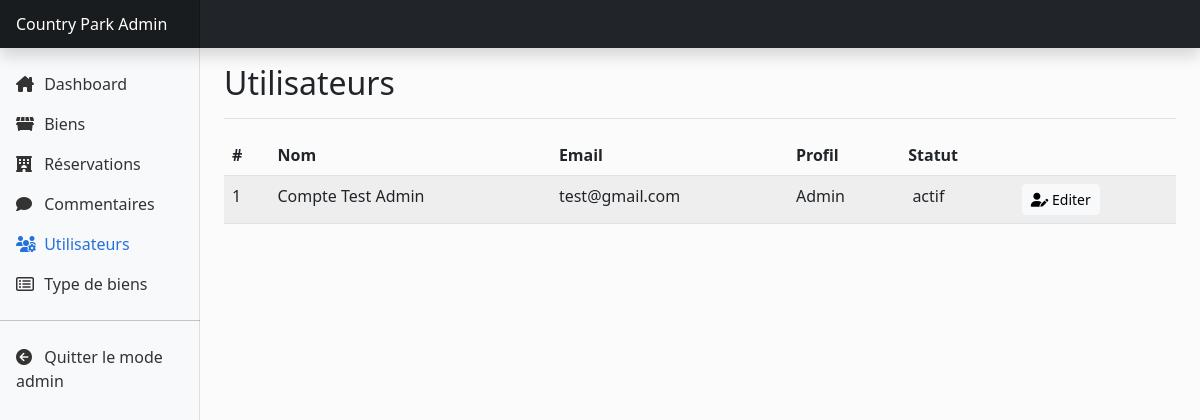
Page /admin/utilisateurs.php (signed in) on the committed database.
### tables this page shows
CREATE TABLE `utilisateurs` (
  `id` int(11) NOT NULL,
  `nom` varchar(80) NOT NULL,
  `email` varchar(100) NOT NULL,
  `motdepasse` varchar(160) NOT NULL,
  `datecreation` datetime NOT NULL DEFAULT current_timestamp(),
  `datemiseajour` datetime NOT NULL DEFAULT current_timestamp(),
  `cle` varchar(64) DEFAULT NULL,
  `statut` tinyint(1) DEFAULT NULL,
  `profil` int(10) UNSIGNED NOT NULL DEFAULT 0
);

### includes/db/utilisateurs.sql.php (called while the page is built, shortened)
<?php
function get_utilisateur_by_id($id) {
    $pdo = get_connexion_pdo();
    $queryPrepare = $pdo->prepare("SELECT * FROM utilisateurs WHERE id = :id");
    $queryPrepare->bindParam(':id', $id);
    $queryPrepare->execute();
    return $queryPrepare->fetch();
}
function is_admin_connected() {
    $ADMIN_ID = 1;
	$user = get_utilisateur_by_id($_SESSION['id']);
    return $user['profil'] == $ADMIN_ID;
}
function liste_utilisateur() {
    $pdo = get_connexion_pdo();
    $queryPrepare = $pdo->prepare("SELECT * FROM utilisateurs");
    $queryPrepare->execute();
    return $queryPrepare->fetchAll();
}
?>

### admin/utilisateurs.php (the view, shortened to what this page needs)
<?php
require_once '../includes/page_header.php';
require_once '../includes/sections/admin_navbar.php';
require_once '../includes/db/utilisateurs.sql.php';
?>
<?php
if (!is_admin_connected()) {
  header('location: '.ROOT_PATH.'403.php');
}
$utilisateurs = liste_utilisateur();
?>
<div class="container-fluid">
  <div class="row">
    <?php include_once('../includes/sections/admin_sidebar.php')
    ?>
    <main class="col-md-9 ms-sm-auto col-lg-10 px-md-4">
      <div class="d-flex justify-content-between flex-wrap flex-md-nowrap align-items-center pt-3 pb-2 mb-3 border-bottom">
        <h1 class="h2">Utilisateurs</h1>
      </div>
      <table class="table table-striped">
        <thead>
          <th>#</th>
          <th>Nom</th>
          <th>Email</th>
          <th>Profil</th>
          <th>Statut</th>
          <th></th>
        </thead>
        <tbody>
          <?php
          $compte = 1;
          foreach ($utilisateurs as $utilisateur) {
          ?>
            <tr>
              <td><?= $compte ?></td>
              <td><?= $utilisateur['nom'] ?></td>
              <td><?= $utilisateur['email'] ?></td>
              <td><?= $utilisateur['profil'] == 1 ? 'Admin' : 'Utilisateur' ?></td>
              <td><?= $utilisateur['statut'] == 1 ? '<i class="fa-solid fa-user-unlock"></i> actif' : '<i class="fa-solid fa-lock"></i> inactif' ?></td>
              <td>
                <div class="btn-group" role="group">
                  <button id="openEditModal" type="button" data-id="<?= $utilisateur['id'] ?>" data-profil="<?= $utilisateur['profil'] ?>" data-nom="<?= $utilisateur['nom'] ?>" data-email="<?= $utilisateur['email'] ?>" data-statut="<?= $utilisateur['statut'] == 1 ? 'Actif' : 'Inactif' ?>" class="btn btn-sm btn-light" data-bs-toggle="modal" data-bs-target="#UserModal">
                    <i class="fa-solid fa-user-pen"></i> Editer
                  </button>
                </div>
              </td>
            </tr>
          <?php
            $compte++;
          }
          ?>
        </tbody>
      </table>
    </main>
  </div>
</div>
<?php require_once '../includes/page_footer.php' ?>

### assets/styles/main.css (style rules this page uses)
body { background: #fbfbfb; }

### rows in the picture
utilisateurs: nom "Compte Test Admin", email "test@gmail.com", profil "Admin", statut "actif"
